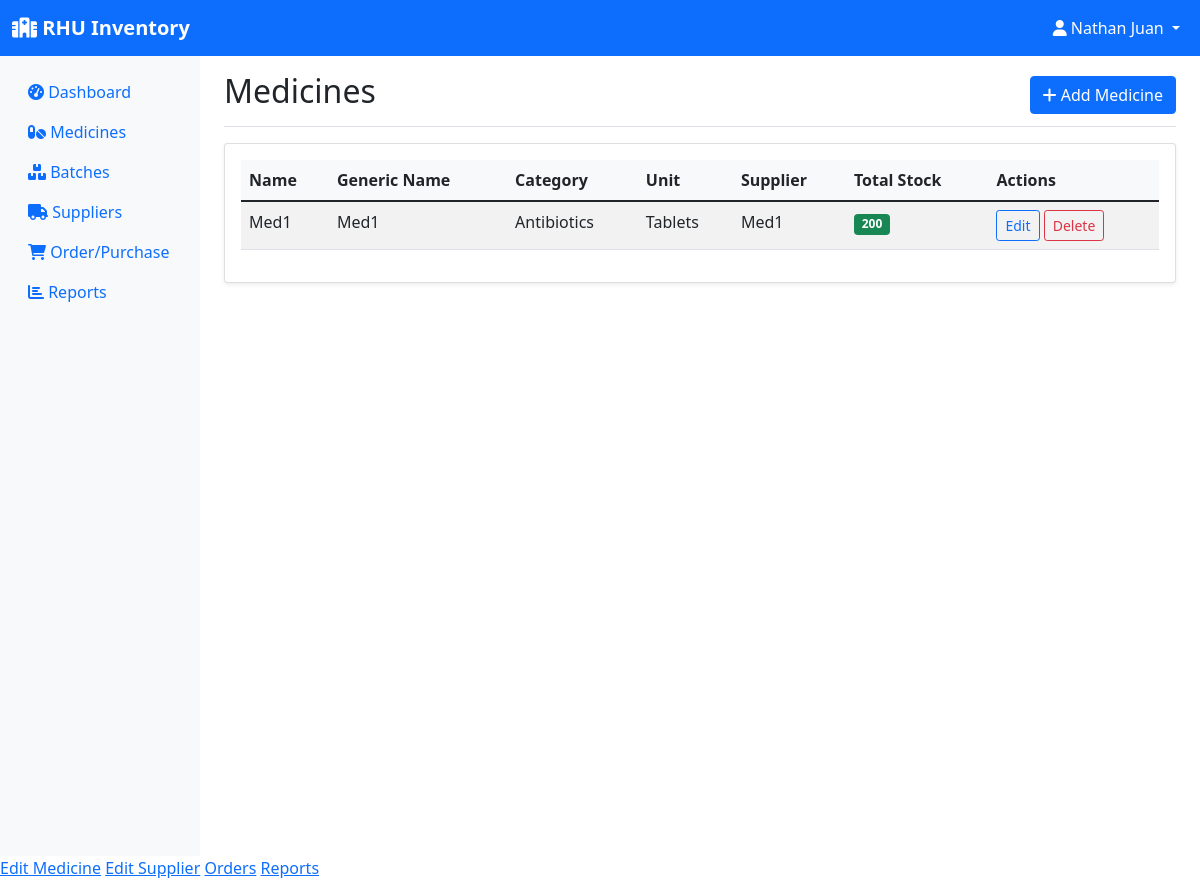
/inventory (signed in), run on the app's committed database.
### models.py (models this page shows, shortened)
class User(UserMixin, db.Model):
    id = db.Column(db.Integer, primary_key=True)
    username = db.Column(db.String(150), unique=True, nullable=False)
    password = db.Column(db.String(256), nullable=False)
    role = db.Column(db.String(20), nullable=False, default='employee')  # pharmacist, manager, assistant
    email = db.Column(db.String(120), unique=True, nullable=False)
    created_at = db.Column(db.DateTime, default=datetime.utcnow)

class Medicine(db.Model):
    id = db.Column(db.Integer, primary_key=True)
    name = db.Column(db.String(100), nullable=False)
    generic_name = db.Column(db.String(100))
    category = db.Column(db.String(50))
    unit = db.Column(db.String(20))  # e.g., tablets, bottles, etc.
    supplier_id = db.Column(db.Integer, db.ForeignKey('supplier.id'), nullable=False)
    created_at = db.Column(db.DateTime, default=datetime.utcnow)
    batches = db.relationship('Batch', backref='medicine', lazy=True)
    order_items = db.relationship('OrderItem', backref='medicine', lazy=True)
    @property
    def total_quantity(self):
        return sum(batch.quantity for batch in self.batches)

class Supplier(db.Model):
    id = db.Column(db.Integer, primary_key=True)
    name = db.Column(db.String(100), nullable=False)
    contact_person = db.Column(db.String(100))
    phone = db.Column(db.String(20))
    email = db.Column(db.String(120))
    address = db.Column(db.String(200))
    created_at = db.Column(db.DateTime, default=datetime.utcnow)
    medicines = db.relationship('Medicine', backref='supplier', lazy=True)
    orders = db.relationship('Order', backref='supplier', lazy=True)

class Batch(db.Model):
    id = db.Column(db.Integer, primary_key=True)
    batch_number = db.Column(db.String(50), nullable=False)
    medicine_id = db.Column(db.Integer, db.ForeignKey('medicine.id'), nullable=False)
    quantity = db.Column(db.Integer, nullable=False)
    expiration_date = db.Column(db.Date, nullable=False)
    manufacturing_date = db.Column(db.Date)
    unit_price = db.Column(db.Float)
    created_at = db.Column(db.DateTime, default=datetime.utcnow)
    transactions = db.relationship('StockTransaction', backref='batch', lazy=True)

### app.py (the view)
@app.route('/inventory')
@login_required
def inventory():
    medicines = Medicine.query.all()
    return render_template('inventory.html', medicines=medicines)

### app.py (called while the page is built)
@login_manager.user_loader
def load_user(user_id):
    return User.query.get(int(user_id))

### templates/inventory.html (shortened to what this page needs)
{% extends "base.html" %}
{% block content %}
<div class="d-flex justify-content-between flex-wrap flex-md-nowrap align-items-center pt-3 pb-2 mb-3 border-bottom">
    <h1 class="h2">Medicines</h1>
    {% if current_user.role != 'employee' %}
    <a href="{{ url_for('add_medicine') }}" class="btn btn-primary">
        <i class="fas fa-plus"></i> Add Medicine
    </a>
    {% endif %}
</div>
<div class="card">
    <div class="card-body">
        {% if medicines %}
        <div class="table-responsive">
            <table class="table table-striped">
                <thead>
                    <tr>
                        <th>Name</th>
                        <th>Generic Name</th>
                        <th>Category</th>
                        <th>Unit</th>
                        <th>Supplier</th>
                        <th>Total Stock</th>
                        <th>Actions</th>
                    </tr>
                </thead>
                <tbody>
                    {% for medicine in medicines %}
                    <tr>
                        <td>{{ medicine.name }}</td>
                        <td>{{ medicine.generic_name or '-' }}</td>
                        <td>{{ medicine.category or '-' }}</td>
                        <td>{{ medicine.unit or '-' }}</td>
                        <td>{{ medicine.supplier.name }}</td>
                        <td>
                            <span class="badge bg-{{ 'danger' if medicine.total_quantity <= 10 else 'success' }}">
                                {{ medicine.total_quantity }}
                            </span>
                        </td>
                        <td>
                            {% if current_user.role != 'employee' %}
                                <a href="{{ url_for('edit_medicine', id=medicine.id) }}" class="btn btn-sm btn-outline-primary">
                                    Edit
                                </a>
                            {% endif %}
                            <form method="POST" action="{{ url_for('delete_medicine', id=medicine.id) }}" class="d-inline"
                                  onsubmit="return confirm('Are you sure you want to delete this medicine?');">
                                {% if current_user.role == 'admin' %}
                                    <button type="submit" class="btn btn-sm btn-outline-danger">Delete</button>
                                {% endif %}
                            </form>
                        </td>
                    </tr>
                    {% endfor %}
                </tbody>
            </table>
        </div>
        {% else %}
        <div class="text-center py-4">
            <i class="fas fa-pills fa-3x text-muted mb-3"></i>
            <p class="text-muted">No medicines found. <a href="{{ url_for('add_medicine') }}">Add your first medicine</a>.</p>
        </div>
        {% endif %}
    </div>
</div>
{% endblock %}

### templates/base.html (shortened to what this page needs)
<!DOCTYPE html>
<html lang="en">
<head>
    <link href="https://cdn.jsdelivr.net/npm/bootstrap@5.1.3/dist/css/bootstrap.min.css" rel="stylesheet">
    <link href="https://cdnjs.cloudflare.com/ajax/libs/font-awesome/6.0.0/css/all.min.css" rel="stylesheet">
</head>
<body>
    <nav class="navbar navbar-expand-lg navbar-dark bg-primary">
        <div class="container-fluid">
            <a class="navbar-brand" href="{{ url_for('dashboard') }}">
                <i class="fas fa-hospital"></i> RHU Inventory
            </a>
            {% if current_user.is_authenticated %}
            <div class="navbar-nav ms-auto">
                <div class="nav-item dropdown">
                    <a class="nav-link dropdown-toggle text-white" href="#" id="navbarDropdown" role="button" data-bs-toggle="dropdown">
                        <i class="fas fa-user"></i> {{ current_user.username }}
                    </a>
                </div>
            </div>
            {% endif %}
        </div>
    </nav>
    <div class="container-fluid">
        <div class="row">
            {% if current_user.is_authenticated %}
            <nav class="col-md-3 col-lg-2 d-md-block sidebar collapse">
                <div class="position-sticky pt-3">
                    <ul class="nav flex-column">
                        <li class="nav-item">
                            <a class="nav-link" href="{{ url_for('dashboard') }}">
                                <i class="fas fa-tachometer-alt"></i> Dashboard
                            </a>
                        </li>
                        <li class="nav-item">
                            <a class="nav-link" href="{{ url_for('inventory') }}">
                                <i class="fas fa-pills"></i> Medicines
                            </a>
                        </li>
                        <li class="nav-item">
                            <a class="nav-link" href="{{ url_for('batches') }}">
                                <i class="fas fa-boxes"></i> Batches
                            </a>
                        </li>
                        <li class="nav-item">
                            <a class="nav-link" href="{{ url_for('suppliers') }}">
                                <i class="fas fa-truck"></i> Suppliers
                            </a>
                        </li>
                        <li class="nav-item">
                            <a class="nav-link" href="{{ url_for('orders') }}">
                                <i class="fas fa-shopping-cart"></i> Order/Purchase
                            </a>
                        </li>
                        <li class="nav-item">
                            <a class="nav-link" href="{{ url_for('reports') }}">
                                <i class="fas fa-chart-bar"></i> Reports
                            </a>
                        </li>
                    </ul>
                </div>
            </nav>
            {% endif %}
            <main class="{% if current_user.is_authenticated %}col-md-9 ms-sm-auto col-lg-10 px-md-4{% else %}col-12{% endif %}">
                {% block content %}{% endblock %}
            </main>
        </div>
    </div>
    {% if current_user.is_authenticated %}
        {% if current_user.role == 'admin' %}
            <a href="{{ edit_medicine_url }}">Edit Medicine</a>
            <a href="{{ edit_supplier_url }}">Edit Supplier</a>
            <a href="{{ orders_url }}">Orders</a>
            <a href="{{ reports_url }}">Reports</a>
        {% elif current_user.role == 'sub-admin' %}
            <a href="{{ edit_medicine_url }}">Edit Medicine</a>
            <a href="{{ edit_supplier_url }}">Edit Supplier</a>
            <a href="{{ orders_url }}">Orders</a>
        {% elif current_user.role == 'employee' %}
            <a href="{{ orders_url }}">Orders</a>
            <a href="{{ reports_url }}">Reports</a>
        {% endif %}
    {% endif %}
</body>
</html>

### templates/base.html (style rules this page uses)
.sidebar { min-height: 100vh; background-color: #f8f9fa; }
.navbar-brand { font-weight: bold; }
.card { box-shadow: 0 0.125rem 0.25rem rgba(0, 0, 0, 0.075); border: 1px solid rgba(0, 0, 0, 0.125); }
.btn-sm { padding: 0.25rem 0.5rem; font-size: 0.875rem; }
.table th { background-color: #f8f9fa; border-top: none; }

### data on the page
User: username "Nathan Juan"
Medicine: name "Med1", generic_name "Med1", category "Antibiotics", unit "Tablets", supplier.name "Med1", total_quantity "200"
